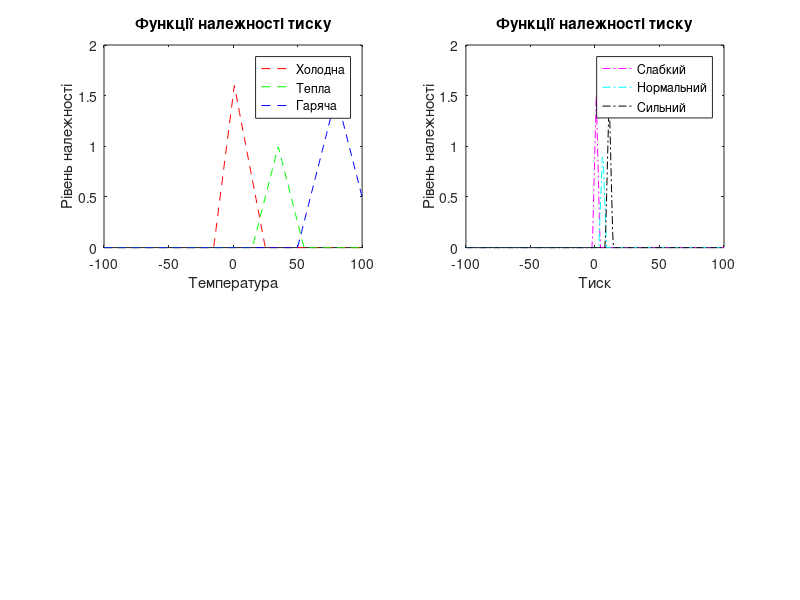

MATLAB code for this plot:
% Нечіткі функції належності для температури та тиску
x_range = linspace(-100, 100, 300); % Розширений діапазон значень для x (температура, тиск, кут)

% Трапецієподібна функція належності
def_trapmf = @(x, a, b, c, d) max(min((x - a) / (b - a), (d - x) / (d - c)), 0);
% Трикутна функція належності
def_trimf = @(x, a, b, c) max(min((x - a) / (b - a), (c - x) / (c - b)), 0);

% Функції належності для температури
temp_cold = def_trapmf(x_range, -15, -5, 10, 25);
temp_warm = def_trimf(x_range, 15, 35, 55);
temp_hot = def_trapmf(x_range, 50, 70, 90, 110);

% Функції належності для тиску
pressure_weak = def_trapmf(x_range, -2, 0, 2, 4);
pressure_normal = def_trimf(x_range, 3, 6, 9);
pressure_strong = def_trapmf(x_range, 8, 10, 12, 14);

% Тестові значення
test_temperature = 65;  % Приклад температури
test_pressure = 6;      % Приклад тиску

% Розрахунок значень належності для температури та тиску
membership_temp_cold = def_trapmf(test_temperature, -15, -5, 10, 25);
membership_temp_warm = def_trimf(test_temperature, 15, 35, 55);
membership_temp_hot = def_trapmf(test_temperature, 50, 70, 90, 110);

membership_pressure_weak = def_trapmf(test_pressure, -2, 0, 2, 4);
membership_pressure_normal = def_trimf(test_pressure, 3, 6, 9);
membership_pressure_strong = def_trapmf(test_pressure, 8, 10, 12, 14);

% Виведення значень належності для тестових значень
disp("Належність температури:");
disp(["Холодна вода: ", num2str(membership_temp_cold)]);
disp(["Тепла вода: ", num2str(membership_temp_warm)]);
disp(["Гаряча вода: ", num2str(membership_temp_hot)]);

disp("Належність тиску:");
disp(["Слабкий тиск: ", num2str(membership_pressure_weak)]);
disp(["Нормальний тиск: ", num2str(membership_pressure_normal)]);
disp(["Сильний тиск: ", num2str(membership_pressure_strong)]);

% Графіки функцій належності
subplot(2, 2, 1);
plot(x_range, temp_cold, 'r--', x_range, temp_warm, 'g--', x_range, temp_hot, 'b--');
title('Функції належності температури');
legend('Холодна', 'Тепла', 'Гаряча');
xlabel('Температура');
ylabel('Рівень належності');

title('Функції належності тиску');
subplot(2, 2, 2);
plot(x_range, pressure_weak, 'm-.', x_range, pressure_normal, 'c-.', x_range, pressure_strong, 'k-.');
title('Функції належності тиску');
legend('Слабкий', 'Нормальний', 'Сильний');
xlabel('Тиск');
ylabel('Рівень належності');

% Оцінка правил
hot_valve_angle = 0;
cold_valve_angle = 0;

% Правила для гарячої води
hot_valve_angle = max(hot_valve_angle, min(membership_temp_cold, membership_pressure_strong) * -40);  % Змінене правило 1
hot_valve_angle = max(hot_valve_angle, min(membership_temp_hot, membership_pressure_normal) * -50);  % Змінене правило 2
hot_valve_angle = max(hot_valve_angle, min(membership_temp_warm, membership_pressure_strong) * -25);  % Змінене правило 3
hot_valve_angle = max(hot_valve_angle, min(membership_temp_warm, membership_pressure_weak) * 20);    % Змінене правило 4

% Правила для холодної води
cold_valve_angle = max(cold_valve_angle, min(membership_temp_cold, membership_pressure_strong) * 50); % Змінене правило 5
cold_valve_angle = max(cold_valve_angle, min(membership_temp_warm, membership_pressure_strong) * -10); % Змінене правило 6
cold_valve_angle = max(cold_valve_angle, min(membership_temp_hot, membership_pressure_weak) * 25);   % Змінене правило 7
cold_valve_angle = max(cold_valve_angle, min(membership_temp_hot, membership_pressure_strong) * -35); % Змінене правило 8

% Виведення кінцевих результатів
disp('Кут відкриття гарячого крану:');
disp(hot_valve_angle);
disp('Кут відкриття холодного крану:');
disp(cold_valve_angle);